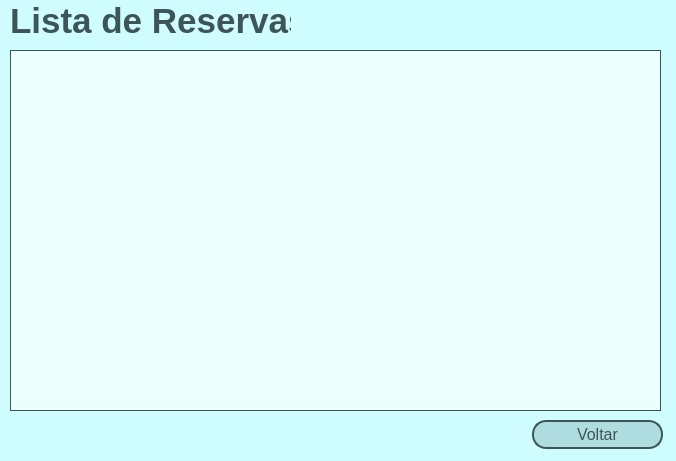
<?xml version="1.0" encoding="UTF-8"?>
<ui version="4.0">
 <class>telaReserva</class>
 <widget class="QDialog" name="telaReserva">
  <property name="geometry">
   <rect>
    <x>0</x>
    <y>0</y>
    <width>676</width>
    <height>461</height>
   </rect>
  </property>
  <property name="windowTitle">
   <string>Reservas</string>
  </property>
  <property name="styleSheet">
   <string notr="true">QDialog{
	background-color: #cffdff;
}

QPushButton{
	background-color: #afdcde;
	border-radius: 14px;
	border: 2px solid #3d5557;
	color: #3d5557;
	font-size: 16px;
}

QPushButton::hover{
	background-color: #b9faf4;
}


QLabel{
	color: #3d5557;
	font-weight:bold;
}

QTableWidget {
	background-color: #ebfffd;
	border: 1px solid #3d5557;
}

QHeaderView::section{
	background-color: #9db3b1;
	font-weight: bold;
}</string>
  </property>
  <widget class="QTableWidget" name="tb_reservas">
   <property name="geometry">
    <rect>
     <x>10</x>
     <y>50</y>
     <width>651</width>
     <height>361</height>
    </rect>
   </property>
  </widget>
  <widget class="QLabel" name="label">
   <property name="geometry">
    <rect>
     <x>10</x>
     <y>0</y>
     <width>281</width>
     <height>41</height>
    </rect>
   </property>
   <property name="font">
    <font>
     <pointsize>26</pointsize>
     <bold>true</bold>
    </font>
   </property>
   <property name="text">
    <string>Lista de Reservas</string>
   </property>
  </widget>
  <widget class="QPushButton" name="pushButton">
   <property name="geometry">
    <rect>
     <x>532</x>
     <y>420</y>
     <width>131</width>
     <height>29</height>
    </rect>
   </property>
   <property name="text">
    <string>Voltar</string>
   </property>
  </widget>
 </widget>
 <resources/>
 <connections/>
</ui>
